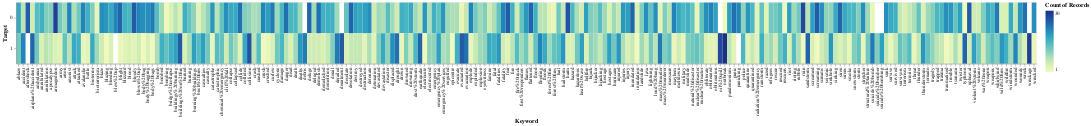

The cell this chart's notebook holds for it:
### Code cell
alt.data_transformers.disable_max_rows()

keyword_plot = alt.Chart(train_df).mark_rect().encode(
    y = alt.Y("target", type = "ordinal", title = "Target"),
    x = alt.X("keyword", title = "Keyword"),
    color = ('count()'), 
    ).properties(width = 5000, height = 120)

keyword_plot

### Figure 1 — Vega-Lite specification as saved in the notebook (floating-point values rounded to 4 significant figures; data arrays with more than 128 entries replaced by an {"elided": "..."} marker saying what was removed)
{"config": {"view": {"continuousWidth": 400, "continuousHeight": 300}}, "data": {"name": "data-903f52b45e50f60a6cf90fb375aed2ab"}, "mark": "rect", "encoding": {"color": {"type": "quantitative", "aggregate": "count"}, "x": {"type": "nominal", "field": "keyword", "title": "Keyword"}, "y": {"type": "ordinal", "field": "target", "title": "Target"}}, "height": 120, "width": 5000, "$schema": "https://vega.github.io/schema/vega-lite/v4.8.1.json", "datasets": {"data-903f52b45e50f60a6cf90fb375aed2ab": {"elided": "5080 records"}}}
